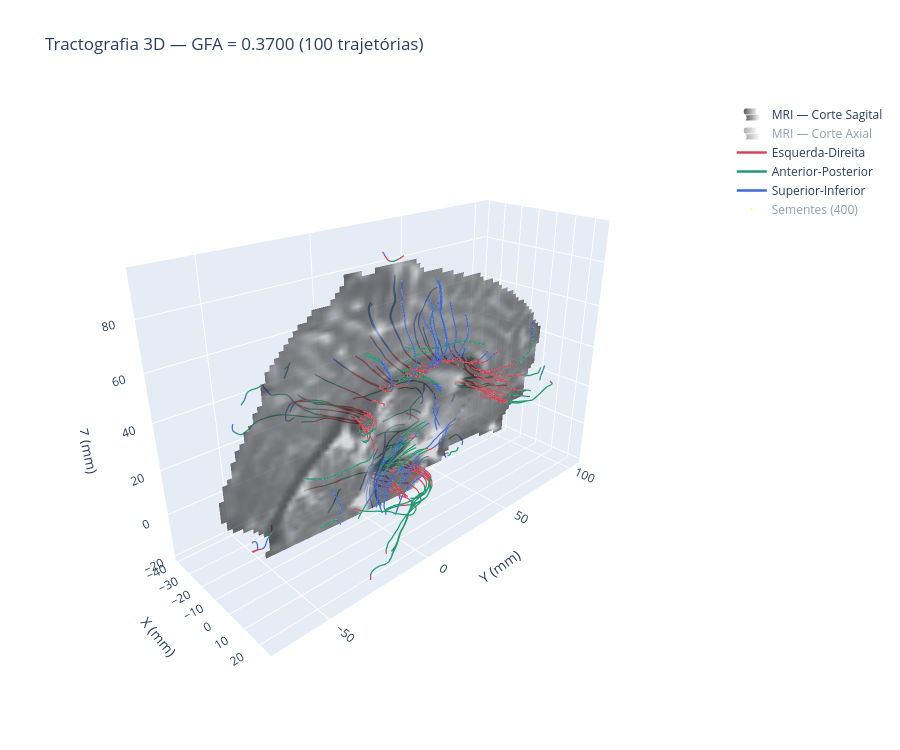

Source (notebook cell):
### Markdown cell above
## **Visualização Interativa 3D da Tractografia**

- Visualização interativa das trajetórias reconstruídas com o limiar de GFA de referência, permitindo explorar a sua orientação espacial, os cortes de MRI e a localização das sementes.

### Code cell
import plotly.graph_objects as go
from scipy.ndimage import binary_dilation, binary_closing, binary_fill_holes, label

tracks_ref = tracks_por_limiar[LIMIAR_REFERENCIA]
fig3d = go.Figure()

mascara_cerebro = binary_dilation(brain_mask, iterations=3)

def adicionar_corte(plano, visivel):

    eixo = eixo_lr if plano == "Sagital" else eixo_si
    indice = x_roi if plano == "Sagital" else zi
    corte = np.take(b0, indice, axis=eixo)
    mascara = np.take(mascara_cerebro, indice, axis=eixo)

    grelha = np.indices(corte.shape)
    indices = np.zeros(corte.shape + (3,), dtype=int)
    eixos_restantes = [i for i in range(3) if i != eixo]
    for i, eixo_restante in enumerate(eixos_restantes):
        indices[..., eixo_restante] = grelha[i]
    indices[..., eixo] = indice

    mascara = mascara & (corte > 0.10 * intensidade_max)
    mascara = binary_closing(mascara, iterations=2)

    rotulos, numero = label(mascara)
    if numero > 0:
        areas = np.bincount(rotulos.ravel())
        areas[0] = 0
        mascara = binary_fill_holes(rotulos == np.argmax(areas))

    coordenadas = nib.affines.apply_affine(affine, indices)
    coordenadas[~mascara] = np.nan

    fig3d.add_trace(go.Surface(x=coordenadas[:, :, 0], y=coordenadas[:, :, 1], z=coordenadas[:, :, 2], surfacecolor=corte, colorscale=[[0, "black"], [1, "white"]], cmin=0, cmax=intensidade_max, opacity=0.65, showscale=False, showlegend=True, connectgaps=False, name=f"MRI — Corte {plano}", visible=visivel))


adicionar_corte("Sagital", True)
adicionar_corte("Axial", "legendonly")

linhas = [[[], [], []] for _ in range(3)]

for track in tracks_ref:
    pontos = np.asarray(track)[::2]

    for i in range(len(pontos) - 1):
        p1, p2 = pontos[i], pontos[i + 1]
        eixo = np.argmax(np.abs(p2 - p1))

        linhas[eixo][0].extend([p1[0], p2[0], None])
        linhas[eixo][1].extend([p1[1], p2[1], None])
        linhas[eixo][2].extend([p1[2], p2[2], None])

nomes = ["Esquerda-Direita", "Anterior-Posterior", "Superior-Inferior"]
cores = ["#d44854", "#209b6f", "#3b6dd8"]

for i in range(3):
    fig3d.add_trace(go.Scatter3d(x=linhas[i][0], y=linhas[i][1], z=linhas[i][2], mode="lines", line=dict(color=cores[i], width=2.5), name=nomes[i]))


fig3d.add_trace(go.Scatter3d(x=seeds[:, 0], y=seeds[:, 1], z=seeds[:, 2], mode="markers", marker=dict(size=2.5, color="yellow"), name=f"Sementes ({len(seeds)})", visible="legendonly"))

fig3d.update_layout(title=f"Tractografia 3D — GFA = {LIMIAR_REFERENCIA:.4f} ({len(tracks_ref)} trajetórias)", height=750, scene=dict(xaxis_title="X (mm)", yaxis_title="Y (mm)", zaxis_title="Z (mm)", aspectmode="data", camera=dict(eye=dict(x=1.65, y=-1.55, z=1.05))))

fig3d.show()

### Figure 1 — Plotly figure (JSON) as saved in the notebook; plotly's stock layout.template omitted (floating-point values rounded to 4 significant figures; data arrays with more than 128 entries replaced by an {"elided": "..."} marker saying what was removed)
{"data": [{"cmax": 1260, "cmin": 0, "colorscale": [[0, "black"], [1, "white"]], "connectgaps": false, "name": "MRI — Corte Sagital", "opacity": 0.65, "showlegend": true, "showscale": false, "surfacecolor": {"elided": "132x60 float values"}, "type": "surface", "visible": true, "x": {"elided": "132x60 float values"}, "y": {"elided": "132x60 float values"}, "z": {"elided": "132x60 float values"}}, {"cmax": 1260, "cmin": 0, "colorscale": [[0, "black"], [1, "white"]], "connectgaps": false, "name": "MRI — Corte Axial", "opacity": 0.65, "showlegend": true, "showscale": false, "surfacecolor": {"elided": "130x132 float values"}, "type": "surface", "visible": "legendonly", "x": {"elided": "130x132 float values"}, "y": {"elided": "130x132 float values"}, "z": {"elided": "130x132 float values"}}, {"line": {"color": "#d44854", "width": 2.5}, "mode": "lines", "name": "Esquerda-Direita", "type": "scatter3d", "x": {"elided": "4257 float values"}, "y": {"elided": "4257 float values"}, "z": {"elided": "4257 float values"}}, {"line": {"color": "#209b6f", "width": 2.5}, "mode": "lines", "name": "Anterior-Posterior", "type": "scatter3d", "x": {"elided": "4296 float values"}, "y": {"elided": "4296 float values"}, "z": {"elided": "4296 float values"}}, {"line": {"color": "#3b6dd8", "width": 2.5}, "mode": "lines", "name": "Superior-Inferior", "type": "scatter3d", "x": {"elided": "3402 float values"}, "y": {"elided": "3402 float values"}, "z": {"elided": "3402 float values"}}, {"marker": {"color": "yellow", "size": 2.5}, "mode": "markers", "name": "Sementes (400)", "type": "scatter3d", "visible": "legendonly", "x": {"elided": "400 float values"}, "y": {"elided": "400 float values"}, "z": {"elided": "400 float values"}}], "layout": {"height": 750, "scene": {"aspectmode": "data", "camera": {"eye": {"x": 1.65, "y": -1.55, "z": 1.05}}, "xaxis": {"title": {"text": "X (mm)"}}, "yaxis": {"title": {"text": "Y (mm)"}}, "zaxis": {"title": {"text": "Z (mm)"}}}, "title": {"text": "Tractografia 3D — GFA = 0.3700 (100 trajetórias)"}}}
